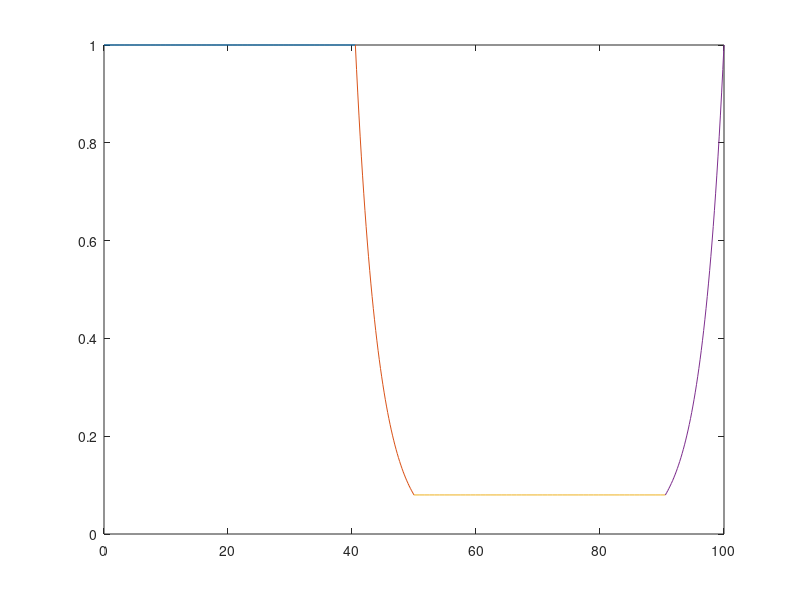
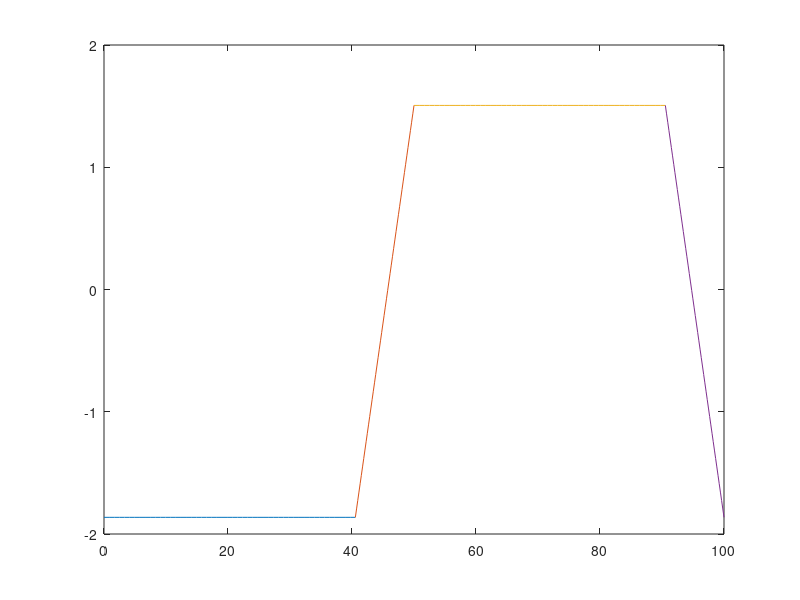
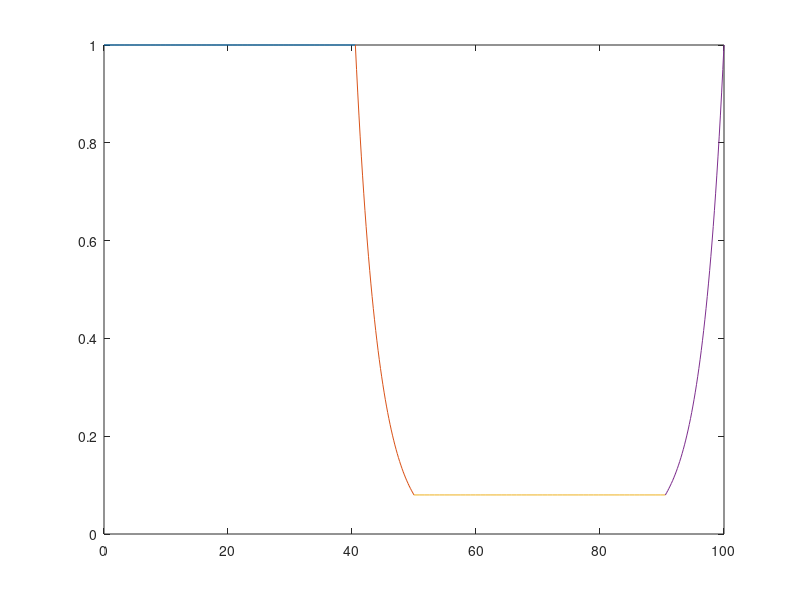

Reproduce these figures in MATLAB, in order.
% checking graphs for Mo

% parameters
d = 45;
L = (2*d)/cosd(6);
lambda = 13.5;
delta = .08;
beta = .06;
n2 = 1 + delta;
E0 = 1;
pitch = 100;
halfPitch = pitch/2;

% setting the x-axis
x1 = linspace(0, halfPitch-(2*d*tand(6)), 50);
x2 = linspace(halfPitch-(2*d*tand(6)), halfPitch, 50);
x3 = linspace(halfPitch, pitch-(2*d*tand(6)), 50);
x4 = linspace(pitch-(2*d*tand(6)), pitch, 50);

%{
path 1
%}

% E field at end of path
E1 = E0*(exp(1i*(2*pi*L)/lambda));

%{
path 2
%}
% parameters
path2a = abs(((L.*sind(6))-abs(x2-(halfPitch-(2*d*tand(6)))))./(sind(6)));
path2b = L - path2a;

% E field at end of path
E2 = E0.*exp(1i.*(((2.*pi.*path2a)./lambda)+((2.*pi.*path2b.*n2)./lambda))).*exp(-((2.*pi.*beta).*path2b)./lambda);

%{
path 3
%}

% E field at end of path
E3 = E0*exp(1i*((2*pi*L*n2)/lambda))*exp(-(2*pi*L*beta)/lambda);

%{
path 4
%}
% parameters
path4a = abs((x4-pitch)./sind(6));
path4b = L - path4a;
E4 = E0.*exp(1i.*(((2.*pi.*path4a.*n2)./lambda)+((2.*pi.*path4b)./lambda))).*exp(-(2.*pi.*beta.*path4a)./lambda);

%{
plotting the amplitude
%}

figure(1)
plot(x1, abs(E1)*ones(size(x1)))
hold on
plot(x2, abs(E2))
plot(x3, abs(E3)*ones(size(x3)))
plot(x4, abs(E4))
hold off

%{
plotting the phase
%}

figure(2)
plot(x1, angle(E1)*ones(size(x1))) 
hold on
plot(x2, angle(E2))
plot(x3, angle(E3)*ones(size(x3)))
plot(x4, angle(E4))
hold off

% trying to stitch the paths together
            
% 1 period of diffraction grating
x = linspace(0, pitch, 200);

% find phase shift of light passing through absorber
phaseShift1 = exp(1i*(2*pi*L)/lambda);
phaseShift2 = exp(1i.*(((2.*pi.*path2a)./lambda)+((2.*pi.*path2b.*n2)./lambda)));
phaseShift3 = exp(1i*((2*pi*L*n2)/lambda));
phaseShift4 = exp(1i.*(((2.*pi.*path4a.*n2)./lambda)+((2.*pi.*path4b)./lambda)));

% find attenuation of intensity as light passes through absorber
attenuation2 = exp(-((2.*pi.*beta).*path2b)./lambda);
attenuation3 = exp(-(2*pi*L*beta)/lambda);
attenuation4 = exp(-(2.*pi.*beta.*path4a)./lambda);

path1 = phaseShift1;
path2 = phaseShift2.*attenuation2;
path3 = phaseShift3.*attenuation3;
path4 = phaseShift4.*attenuation4;

figure(3)
plot(x1, abs(path1)*ones(size(x1)))
hold on
plot(x2, abs(path2))
plot(x3, abs(path3)*ones(size(x3)))
plot(x4, abs(path4))
hold off


if (x > 0 && x < halfPitch-(2*d*tand(6)))
    grating = phaseShift1;
elseif (x > halfPitch-(2*d*tand(6)) && x < halfPitch)
    grating = phaseShift2*attenuation2;
elseif (x > pitch && x < pitch-(2*d*tand(6)))
    grating = phaseShift3*attenuation3;
elseif (x > pitch-(2*d*tand(6)) && x < pitch)
    grating = phaseShift4*attenuation4;
end



